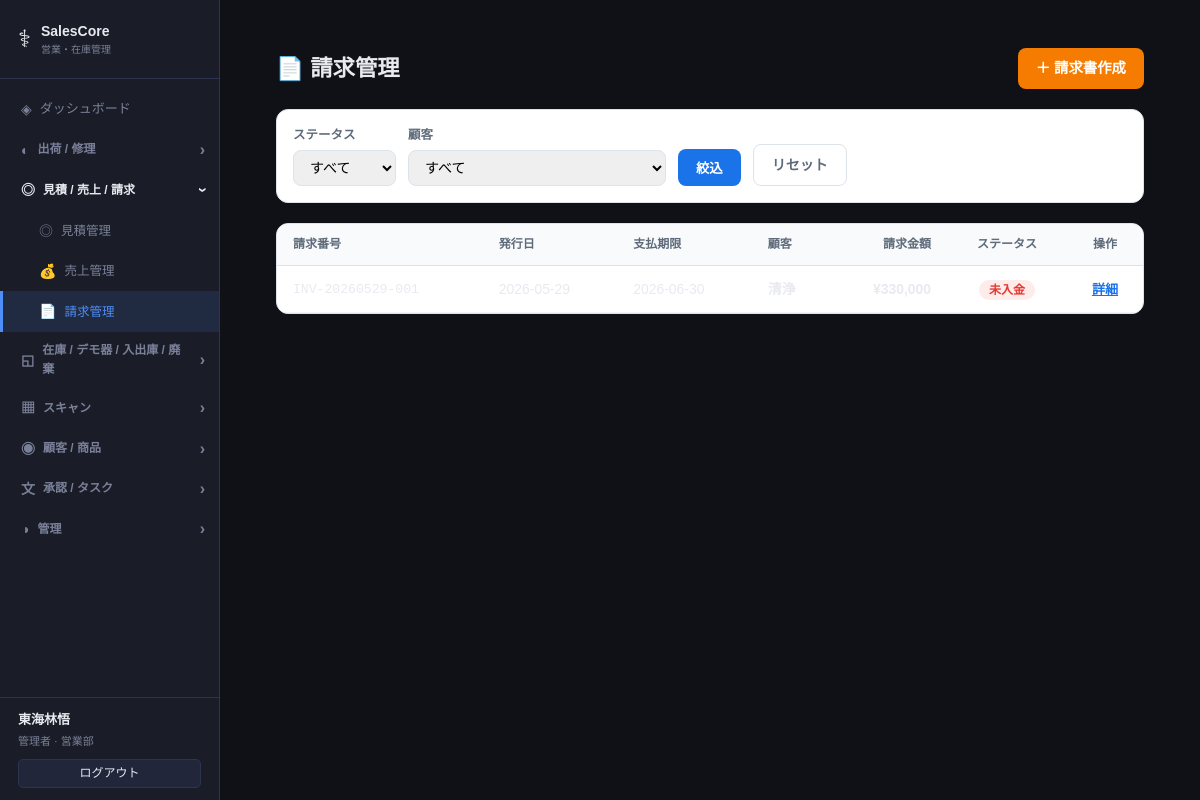
The app's page /invoices (signed in) with its own data.
### models.py (models this page shows)
class Base(DeclarativeBase):
    pass

class Staff(Base):
    __tablename__ = "staffs"
    id = Column(Integer, primary_key=True, autoincrement=True)
    name = Column(String(100), nullable=False)
    login_id = Column(String(50), unique=True, nullable=False)
    password_hash = Column(String(200), nullable=False)
    role = Column(String(20), default="user")
    department = Column(String(100), nullable=True)
    email = Column(String(200), nullable=True)
    is_active = Column(Boolean, default=True)
    last_active_at = Column(DateTime, nullable=True)
    last_active_page = Column(String(200), nullable=True)
    created_at = Column(DateTime, default=datetime.now)

class Invoice(Base):
    __tablename__ = "invoices"
    id = Column(Integer, primary_key=True, autoincrement=True)
    invoice_number = Column(String(50), unique=True, nullable=False)
    customer_id = Column(Integer, ForeignKey("customers.id"), nullable=False)
    issue_date = Column(Date, nullable=False)
    due_date = Column(Date, nullable=True)
    subtotal = Column(Float, default=0.0)
    tax_amount = Column(Float, default=0.0)
    total_amount = Column(Float, default=0.0)
    status = Column(String(20), default="unpaid")  # unpaid / partial / paid
    notes = Column(Text, nullable=True)
    staff_name = Column(String(100), nullable=True)
    created_at = Column(DateTime, default=datetime.now)
    customer = relationship("Customer", foreign_keys=[customer_id])
    items = relationship("InvoiceItem", back_populates="invoice", cascade="all, delete-orphan")
    payments = relationship("Payment", back_populates="invoice", cascade="all, delete-orphan")

class Customer(Base):
    __tablename__ = "customers"
    id = Column(Integer, primary_key=True, autoincrement=True)
    name = Column(String(200), nullable=False)
    category = Column(String(50), default="hospital")  # hospital / supplier
    phone = Column(String(50), nullable=True)
    email = Column(String(200), nullable=True)
    address = Column(Text, nullable=True)
    trading_terms = Column(Text, nullable=True)  # 取引条件
    notes = Column(Text, nullable=True)
    created_at = Column(DateTime, default=datetime.now)
    staff_id = Column(Integer, ForeignKey("staffs.id"), nullable=True)
    staff = relationship("Staff")
    quotes = relationship("Quote", back_populates="customer", foreign_keys="Quote.customer_id")

### routers/sales.py (the view)
@router.get("/invoices", response_class=HTMLResponse)
def list_invoices(request: Request, status: str = "", customer_id: str = "",
                  db: Session = Depends(get_db)):
    q = db.query(models.Invoice)
    if status:
        q = q.filter(models.Invoice.status == status)
    if customer_id:
        q = q.filter(models.Invoice.customer_id == int(customer_id))
    invoices = q.order_by(models.Invoice.id.desc()).all()
    customers = db.query(models.Customer).order_by(models.Customer.name).all()
    return templates.TemplateResponse("sales/invoices.html", {
        "request": request, "invoices": invoices,
        "customers": customers, "status": status, "customer_id": customer_id,
    })

### templates/sales/invoices.html (shortened to what this page needs)
{% extends "base.html" %}
{% block content %}
<div style="padding:20px 24px">
  <div style="display:flex;align-items:center;justify-content:space-between;margin-bottom:20px">
    <h1 style="font-size:1.4rem;font-weight:700;margin:0">📄 請求管理</h1>
    <a href="/invoices/new" style="background:#f57c00;color:white;padding:9px 18px;border-radius:8px;text-decoration:none;font-weight:600;font-size:0.9rem">＋ 請求書作成</a>
  </div>
  <form method="get" style="background:white;border:1px solid #dde3ea;border-radius:12px;padding:16px;margin-bottom:20px;display:flex;gap:12px;flex-wrap:wrap;align-items:flex-end">
    <div style="display:flex;flex-direction:column;gap:4px">
      <label style="font-size:0.78rem;font-weight:600;color:#5f6b7a">ステータス</label>
      <select name="status" style="padding:8px 12px;border:1.5px solid #dde3ea;border-radius:8px;font-size:0.88rem">
        <option value="" {% if not status %}selected{% endif %}>すべて</option>
      </select>
    </div>
    <div style="display:flex;flex-direction:column;gap:4px">
      <label style="font-size:0.78rem;font-weight:600;color:#5f6b7a">顧客</label>
      <select name="customer_id" style="padding:8px 12px;border:1.5px solid #dde3ea;border-radius:8px;font-size:0.88rem">
        <option value="">すべて</option>
      </select>
    </div>
    <button type="submit" style="padding:9px 18px;background:#1a73e8;color:white;border:none;border-radius:8px;font-weight:600;cursor:pointer">絞込</button>
    <a href="/invoices" style="padding:9px 18px;border:1.5px solid #dde3ea;border-radius:8px;color:#5f6b7a;text-decoration:none;font-weight:600">リセット</a>
  </form>
  <div style="background:white;border:1px solid #dde3ea;border-radius:12px;overflow:hidden">
    <table style="width:100%;border-collapse:collapse;font-size:0.87rem">
      <thead>
        <tr style="background:#f8fafc">
          <th style="padding:11px 16px;text-align:left;font-size:0.75rem;font-weight:700;color:#5f6b7a;border-bottom:1px solid #dde3ea">請求番号</th>
          <th style="padding:11px 16px;text-align:left;font-size:0.75rem;font-weight:700;color:#5f6b7a;border-bottom:1px solid #dde3ea">発行日</th>
          <th style="padding:11px 16px;text-align:left;font-size:0.75rem;font-weight:700;color:#5f6b7a;border-bottom:1px solid #dde3ea">支払期限</th>
          <th style="padding:11px 16px;text-align:left;font-size:0.75rem;font-weight:700;color:#5f6b7a;border-bottom:1px solid #dde3ea">顧客</th>
          <th style="padding:11px 16px;text-align:right;font-size:0.75rem;font-weight:700;color:#5f6b7a;border-bottom:1px solid #dde3ea">請求金額</th>
          <th style="padding:11px 16px;text-align:center;font-size:0.75rem;font-weight:700;color:#5f6b7a;border-bottom:1px solid #dde3ea">ステータス</th>
          <th style="padding:11px 16px;text-align:center;font-size:0.75rem;font-weight:700;color:#5f6b7a;border-bottom:1px solid #dde3ea">操作</th>
        </tr>
      </thead>
      <tbody>
        {% for inv in invoices %}
        <tr style="border-bottom:1px solid #f0f4f8" onmouseover="this.style.background='#f8fafc'" onmouseout="this.style.background=''">
          <td style="padding:12px 16px;font-family:monospace;font-size:0.82rem">{{ inv.invoice_number }}</td>
          <td style="padding:12px 16px">{{ inv.issue_date }}</td>
          <td style="padding:12px 16px">{{ inv.due_date or '—' }}</td>
          <td style="padding:12px 16px;font-weight:600">{{ inv.customer.name }}</td>
          <td style="padding:12px 16px;text-align:right;font-weight:700">¥{{ "{:,.0f}".format(inv.total_amount) }}</td>
          <td style="padding:12px 16px;text-align:center">
            {% if inv.status == 'unpaid' %}<span style="background:#fdecea;color:#e53935;padding:3px 10px;border-radius:999px;font-size:0.75rem;font-weight:700">未入金</span>
            {% elif inv.status == 'partial' %}<span style="background:#fff3e0;color:#e65100;padding:3px 10px;border-radius:999px;font-size:0.75rem;font-weight:700">一部入金</span>
            {% elif inv.status == 'paid' %}<span style="background:#e8f5e9;color:#2e7d32;padding:3px 10px;border-radius:999px;font-size:0.75rem;font-weight:700">入金済</span>{% endif %}
          </td>
          <td style="padding:12px 16px;text-align:center">
            <a href="/invoices/{{ inv.id }}" style="color:#1a73e8;font-size:0.82rem;font-weight:600">詳細</a>
          </td>
        </tr>
        {% else %}
        <tr><td colspan="7" style="padding:32px;text-align:center;color:#5f6b7a">請求書がありません</td></tr>
        {% endfor %}
      </tbody>
    </table>
  </div>
</div>
{% endblock %}

### templates/base.html (shortened to what this page needs)
<!DOCTYPE html>
<html lang="ja">
<head>
  <link rel="stylesheet" href="/static/css/style.css">
</head>
<body>
  <nav class="sidebar" id="sidebar">
    <div class="logo">
      <span class="logo-icon">⚕</span>
      <div>
        <div class="logo-title">SalesCore</div>
        <div class="logo-sub">営業・在庫管理</div>
      </div>
    </div>
    <ul class="nav-list">
      <li><a href="/" class="nav-link {% if request.url.path == '/' %}active{% endif %}" onclick="closeMenu()"><span class="nav-icon">◈</span> ダッシュボード</a></li>
      {% set grp1_active = ('/shipments' in request.url.path and '/repairs' not in request.url.path) or '/repairs' in request.url.path %}
      <li class="nav-group-item">
        <div class="nav-group-header {% if grp1_active %}open{% endif %}" onclick="toggleGroup('grp-shipment')">
          <span class="nav-icon">◐</span> 出荷 / 修理 <span class="nav-arrow">›</span>
        </div>
      </li>
      {% set grp2_active = '/quotes' in request.url.path or '/sales' in request.url.path or '/invoices' in request.url.path %}
      <li class="nav-group-item">
        <div class="nav-group-header {% if grp2_active %}open{% endif %}" onclick="toggleGroup('grp-sales')">
          <span class="nav-icon">◎</span> 見積 / 売上 / 請求 <span class="nav-arrow">›</span>
        </div>
        <ul class="nav-group {% if grp2_active %}open{% endif %}" id="grp-sales">
          <li><a href="/quotes"   class="nav-link {% if '/quotes'   in request.url.path %}active{% endif %}" onclick="closeMenu()"><span class="nav-icon">◎</span> 見積管理</a></li>
          <li><a href="/sales"    class="nav-link {% if '/sales'    in request.url.path %}active{% endif %}" onclick="closeMenu()"><span class="nav-icon">💰</span> 売上管理</a></li>
          <li><a href="/invoices" class="nav-link {% if '/invoices' in request.url.path %}active{% endif %}" onclick="closeMenu()"><span class="nav-icon">📄</span> 請求管理</a></li>
        </ul>
      </li>
      {% set grp3_active = request.url.path == '/inventory' or 'history' in request.url.path or 'disposal' in request.url.path or '/demo' in request.url.path %}
      <li class="nav-group-item">
        <div class="nav-group-header {% if grp3_active %}open{% endif %}" onclick="toggleGroup('grp-inventory')">
          <span class="nav-icon">◱</span> 在庫 / デモ器 / 入出庫 / 廃棄 <span class="nav-arrow">›</span>
        </div>
      </li>
      {% set grp4_active = '/barcode' in request.url.path %}
      <li class="nav-group-item">
        <div class="nav-group-header {% if grp4_active %}open{% endif %}" onclick="toggleGroup('grp-scan')">
          <span class="nav-icon">▦</span> スキャン <span class="nav-arrow">›</span>
        </div>
      </li>
      {% set grp5_active = '/customers' in request.url.path or '/products' in request.url.path %}
      <li class="nav-group-item">
        <div class="nav-group-header {% if grp5_active %}open{% endif %}" onclick="toggleGroup('grp-customer')">
          <span class="nav-icon">◉</span> 顧客 / 商品 <span class="nav-arrow">›</span>
        </div>
      </li>
      {% set grp6_active = '/approval' in request.url.path or '/tasks' in request.url.path %}
      <li class="nav-group-item">
        <div class="nav-group-header {% if grp6_active %}open{% endif %}" onclick="toggleGroup('grp-approval')">
          <span class="nav-icon">文</span> 承認 / タスク <span class="nav-arrow">›</span>
        </div>
      </li>
      {% if request.state.staff and request.state.staff["role"] == "admin" %}
      {% set grp7_active = '/staff' in request.url.path %}
      <li class="nav-group-item">
        <div class="nav-group-header {% if grp7_active %}open{% endif %}" onclick="toggleGroup('grp-admin')">
          <span class="nav-icon">◑</span> 管理 <span class="nav-arrow">›</span>
        </div>
      </li>
      {% endif %}
    </ul>
    <div class="sidebar-user">
      {% if request.state.staff %}
      <div class="sidebar-user-name">{{ request.state.staff["name"] }}</div>
      <div class="sidebar-user-role">{{ "管理者" if request.state.staff["role"] == "admin" else "一般" }}{% if request.state.staff["department"] %} · {{ request.state.staff["department"] }}{% endif %}</div>
      <a href="/logout" class="btn btn-ghost btn-sm" style="margin-top:8px;width:100%;justify-content:center">ログアウト</a>
      {% endif %}
    </div>
  </nav>
  <main class="main">
    <div class="content">
      {% block content %}{% endblock %}
    </div>
  </main>
</body>
</html>

### static/css/style.css (style rules this page uses)
*, *::before, *::after { box-sizing: border-box; margin: 0; padding: 0; }
body { font-family: var(--font); background: var(--bg); color: var(--text); display: flex; min-height: 100vh; font-size: 14px; line-height: 1.6; }
.sidebar { width: 220px; min-height: 100vh; background: var(--surface); border-right: 1px solid var(--border); display: flex; flex-direction: column; position: fixed; left: 0; top: 0; bottom: 0; z-index: 100; transition: transform .25s; }
.logo { display: flex; align-items: center; gap: 10px; padding: 20px 18px; border-bottom: 1px solid var(--border); }
.logo-icon { font-size: 24px; }
.logo-title { font-size: 14px; font-weight: 700; }
.logo-sub { font-size: 10px; color: var(--text-muted); }
.nav-list { list-style: none; padding: 10px 0; flex: 1; overflow-y: auto; }
.nav-link { display: flex; align-items: center; gap: 8px; padding: 9px 18px; color: var(--text-muted); text-decoration: none; font-size: 13px; transition: all .15s; border-left: 3px solid transparent; }
.nav-link.active { background: rgba(79,142,247,.12); color: var(--accent); border-left-color: var(--accent); }
.nav-icon { font-size: 14px; }
.nav-group-item { list-style: none; }
.nav-group-header { display: flex; align-items: center; gap: 8px; padding: 9px 14px 9px 18px; font-size: 12px; font-weight: 700; color: var(--text-muted); cursor: pointer !important; user-select: none; border-left: 3px solid transparent; transition: background .15s, color .15s; }
.nav-group-header.open { color: var(--text); }
.nav-arrow { margin-left: auto; font-size: 16px; transition: transform .2s; display: inline-block; line-height: 1; pointer-events: none; }
.nav-group-header.open .nav-arrow { transform: rotate(90deg); }
.nav-group { list-style: none; padding: 0; display: none; }
.nav-group.open { display: block; }
.nav-group .nav-link { padding-left: 36px; font-size: 12.5px; }
.main { margin-left: 220px; flex: 1; min-width: 0; }
.content { padding: 28px 32px; max-width: 1200px; }
.btn { display: inline-flex; align-items: center; gap: 6px; padding: 7px 14px; border-radius: 7px; font-size: 13px; font-weight: 500; border: none; cursor: pointer; text-decoration: none; transition: all .15s; white-space: nowrap; }
.btn-ghost { background: var(--surface2); color: var(--text); border: 1px solid var(--border); }
.btn-sm { padding: 4px 10px; font-size: 12px; border-radius: 5px; }
.sidebar-user { padding: 12px 18px; border-top: 1px solid var(--border); margin-top: auto; }
.sidebar-user-name { font-size: 13px; font-weight: 700; color: var(--text); }
.sidebar-user-role { font-size: 11px; color: var(--text-muted); margin-top: 2px; }

### records on screen
Staff: state.staff.name "東海林悟", role "管理者", state.staff.department "営業部"
Invoice: invoice_number "INV-20260529-001", issue_date "2026-05-29", due_date "2026-06-30", customer.name "清浄", total_amount "330,000", status "未入金"
